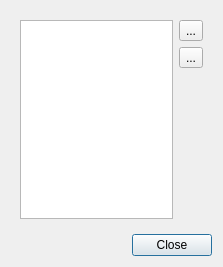
<?xml version="1.0" encoding="UTF-8"?>
<ui version="4.0">
 <class>Tags</class>
 <widget class="QDialog" name="Tags">
  <property name="geometry">
   <rect>
    <x>0</x>
    <y>0</y>
    <width>223</width>
    <height>267</height>
   </rect>
  </property>
  <property name="windowTitle">
   <string>Tag Editor</string>
  </property>
  <layout class="QGridLayout" name="gridLayout_2">
   <item row="0" column="0" colspan="2">
    <widget class="QWidget" name="widget" native="true">
     <layout class="QGridLayout" name="gridLayout">
      <item row="0" column="1">
       <widget class="QToolButton" name="addTagButton">
        <property name="text">
         <string>...</string>
        </property>
        <property name="icon">
         <iconset resource="pydosh.qrc">
          <normaloff>:/icons/add.png</normaloff>:/icons/add.png</iconset>
        </property>
       </widget>
      </item>
      <item row="1" column="1">
       <widget class="QToolButton" name="deleteTagButton">
        <property name="text">
         <string>...</string>
        </property>
        <property name="icon">
         <iconset resource="pydosh.qrc">
          <normaloff>:/icons/delete.png</normaloff>:/icons/delete.png</iconset>
        </property>
       </widget>
      </item>
      <item row="2" column="1">
       <spacer name="verticalSpacer">
        <property name="orientation">
         <enum>Qt::Vertical</enum>
        </property>
        <property name="sizeHint" stdset="0">
         <size>
          <width>20</width>
          <height>173</height>
         </size>
        </property>
       </spacer>
      </item>
      <item row="0" column="0" rowspan="3">
       <widget class="QListView" name="tagView"/>
      </item>
     </layout>
    </widget>
   </item>
   <item row="1" column="1">
    <widget class="QDialogButtonBox" name="buttonBox">
     <property name="orientation">
      <enum>Qt::Horizontal</enum>
     </property>
     <property name="standardButtons">
      <set>QDialogButtonBox::Close</set>
     </property>
    </widget>
   </item>
  </layout>
 </widget>
 <resources>
  <include location="pydosh.qrc"/>
 </resources>
 <connections>
  <connection>
   <sender>buttonBox</sender>
   <signal>accepted()</signal>
   <receiver>Tags</receiver>
   <slot>accept()</slot>
   <hints>
    <hint type="sourcelabel">
     <x>248</x>
     <y>254</y>
    </hint>
    <hint type="destinationlabel">
     <x>157</x>
     <y>274</y>
    </hint>
   </hints>
  </connection>
  <connection>
   <sender>buttonBox</sender>
   <signal>rejected()</signal>
   <receiver>Tags</receiver>
   <slot>reject()</slot>
   <hints>
    <hint type="sourcelabel">
     <x>316</x>
     <y>260</y>
    </hint>
    <hint type="destinationlabel">
     <x>286</x>
     <y>274</y>
    </hint>
   </hints>
  </connection>
 </connections>
</ui>
